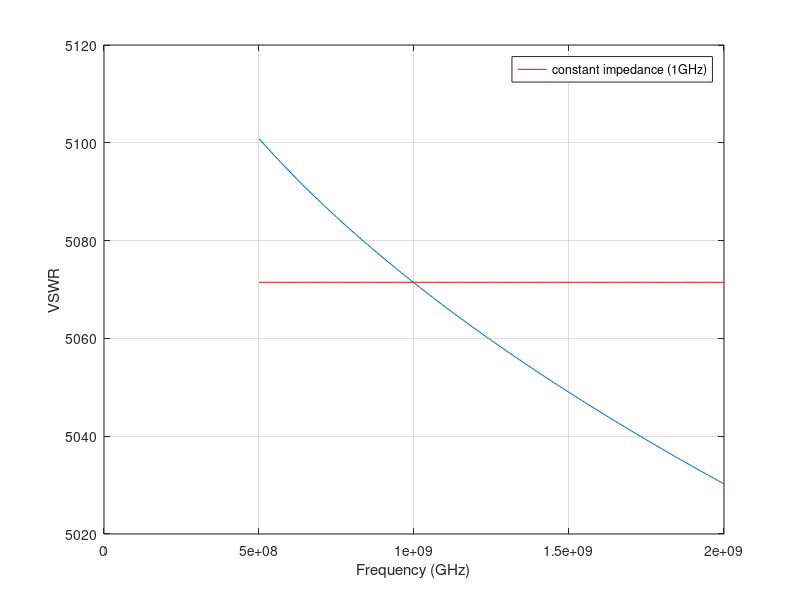

The MATLAB source for this figure:
%% Template script for mini module
%%Excercise 2.43 e and f
clear all
close all
% freq = 1*10^9;
% lambda = 3*10^8/freq;
freq_range = [500:10:2000].*10^6;
lambda_range = 3*10^8./freq_range;

sigma = 5.7*10^7;
mu = 1.257*10^-6;
l = lambda_range./60;
a = lambda_range./200;
k = 2*pi./lambda_range;
R_loss = 4.415*10^-3;
R_rad = 0.21932;
Z_0 = 50;

%impedance does not change
for i = 1:length(freq_range)
    X_in(i) = -120 * ( (log(l(i)/a(i))-1) / (tan(k(i)*l(i))));
    Z_in(i) = (R_rad + R_loss) + j*X_in(i);
    Gamma(i) = (Z_in(i) - Z_0) / (Z_in(i) + Z_0); 
    SWR_1(i) = (1+abs(Gamma(i))) / (1-abs(Gamma(i)));
end

 % impedance changes according to formula
 for i = 1:length(freq_range)
     R_rad(i) = 80*(pi^2)*(l(i)/lambda_range(i))^2;
     R_loss(i) = l(i)/(2*pi*a(i)) * sqrt( (2*pi*freq_range(i)*mu) / (2*sigma) );
     X_in(i) = -120 * ( (log(l(i)/a(i))-1) / (tan(k(i)*l(i))));
     Z_in(i) = (R_rad(i) + R_loss(i)) + j*X_in(i);
     Gamma(i) = (Z_in(i) - Z_0) / (Z_in(i) + Z_0); 
     SWR_2(i) = (1+abs(Gamma(i))) / (1-abs(Gamma(i)));
 end
 
 % plot the figure
 figure()
 plot(freq_range,SWR_1,'r'); hold on; grid on;
 plot(freq_range,SWR_2);
 xlabel('Frequency (GHz)')
 ylabel('VSWR')
 legend('constant impedance (1GHz)');